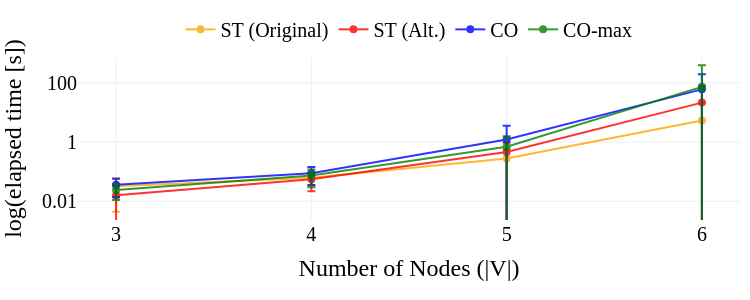

The cell this chart's notebook holds for it:
### Code cell
plot_runtime_custom(runtime_df, save_figs=True, output_name='runtime_random_graphs.html')

### Figure 1 — Plotly figure (JSON) as saved in the notebook; plotly's stock layout.template omitted (floating-point values rounded to 4 significant figures)
{"data": [{"error_y": {"array": [0.02805, 0.0291, 0.2809, 15.97], "thickness": 2, "type": "data"}, "line": {"color": "orange", "width": 2}, "marker": {"color": "orange", "size": 8, "symbol": "circle"}, "mode": "lines+markers", "name": "ST (Original)", "opacity": 0.8, "type": "scatter", "x": ["3", "4", "5", "6"], "y": [0.03248, 0.06284, 0.2777, 5.346]}, {"error_y": {"array": [0.02137, 0.03405, 0.4788, 57.69], "thickness": 2, "type": "data"}, "line": {"color": "red", "width": 2}, "marker": {"color": "red", "size": 8, "symbol": "circle"}, "mode": "lines+markers", "name": "ST (Alt.)", "opacity": 0.8, "type": "scatter", "x": ["3", "4", "5", "6"], "y": [0.01593, 0.05619, 0.4641, 21.43]}, {"error_y": {"array": [0.02234, 0.05397, 2.359, 133.5], "thickness": 2, "type": "data"}, "line": {"color": "blue", "width": 2}, "marker": {"color": "blue", "size": 8, "symbol": "circle"}, "mode": "lines+markers", "name": "CO", "opacity": 0.8, "type": "scatter", "x": ["3", "4", "5", "6"], "y": [0.036, 0.08934, 1.22, 60.02]}, {"error_y": {"array": [0.0133, 0.04472, 0.8603, 320.8], "thickness": 2, "type": "data"}, "line": {"color": "green", "width": 2}, "marker": {"color": "green", "size": 8, "symbol": "circle"}, "mode": "lines+markers", "name": "CO-max", "opacity": 0.8, "type": "scatter", "x": ["3", "4", "5", "6"], "y": [0.02431, 0.07472, 0.7007, 72.99]}], "layout": {"font": {"color": "black", "family": "Serif", "size": 20}, "height": 300, "legend": {"orientation": "h", "x": 0.5, "xanchor": "center", "y": 1.05, "yanchor": "bottom"}, "margin": {"b": 80, "l": 10, "r": 10, "t": 10}, "width": 750, "xaxis": {"anchor": "y", "domain": [0, 1], "title": {"text": "Number of Nodes (|V|)"}}, "yaxis": {"anchor": "x", "domain": [0, 1], "title": {"text": "log(elapsed time [s])"}, "type": "log"}}}
